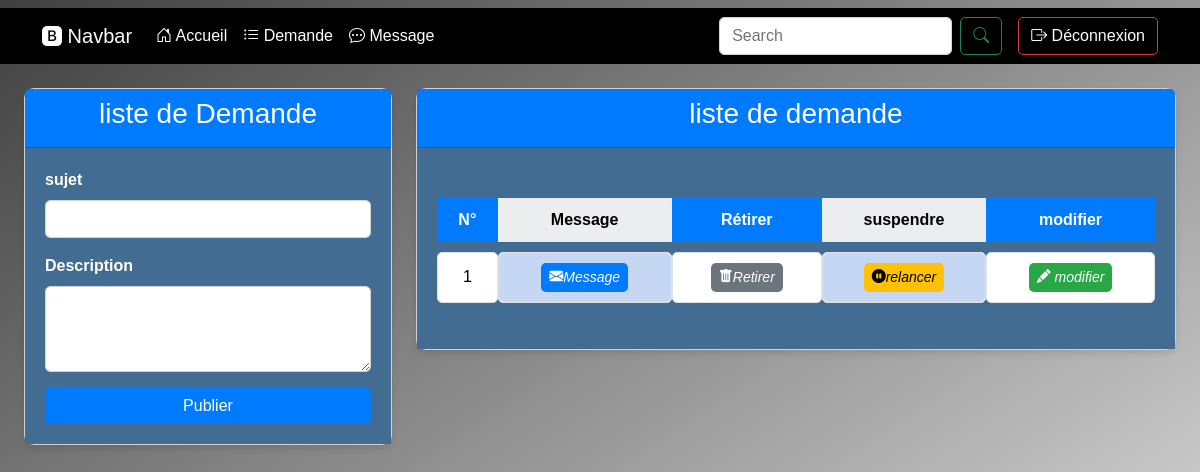
Before: /page/adminClient/demande.php (signed in) with the older database file.
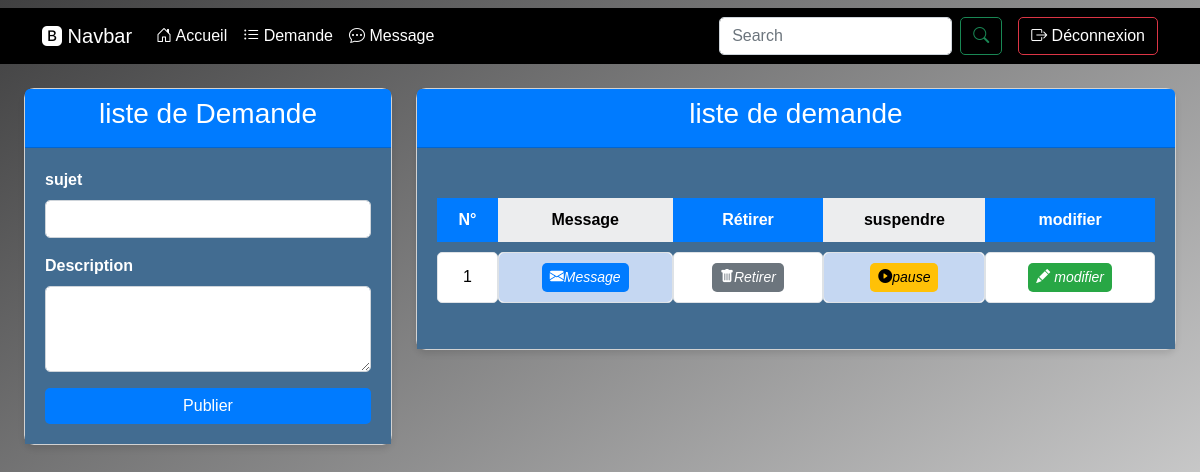
After: the same page with the newer database file.
### tables this page shows
CREATE TABLE `demande` (
  `id_de` int NOT NULL AUTO_INCREMENT,
  `description` text,
  `id_cl` int DEFAULT NULL,
  `sujet` text,
  `suspendu` tinyint(1) DEFAULT NULL,
  PRIMARY KEY (`id_de`),
  KEY `nt` (`id_cl`),
  CONSTRAINT `nt` FOREIGN KEY (`id_cl`) REFERENCES `client` (`id_cl`)
);

### models/class/class_demande.php (called while the page is built, shortened)
<?php
class demande{
    private $con;
    public function __construct($con){
        $this->con=$con;
    }
    public function afficher(){
        $query="select * from demande where id_cl=? order by id_de DESC";
        $stmt=$this->con->prepare($query);
        $stmt->execute(array($_SESSION["patron"]));
        return $stmt;
    }
}
?>

### page/adminClient/demande.php (the view, shortened to what the changed rows need)
<?php
require_once("../../connexion/conn.php");
require_once("../../models/class/class_demande.php");
$db = new connexion();
$conn = $db->getconnexion();
$valeur = new demande($conn);
$requte=new recherche($conn);
if(isset($_POST["query"]) and ! empty($_POST["query"])){
    $requte->set_query(htmlspecialchars($_POST["query"]));
    $val=$requte->demande_client();
    $values=$_POST["query"];
}else{
    $val = $valeur->afficher();
}
?>
<!DOCTYPE html>
<html lang="en">
<head>
    <link rel="stylesheet" href="../../bootstrap.css">
    <link rel="stylesheet" href="../../bootsrap-icons/font/bootstrap-icons.css">
    <link rel="stylesheet" href="../../style/demande.css">
</head>
<body>
    <div class="row p-4">
        <div class="col-lg-8">
            <div class="card">
                <div class="card-body">
                    <div
                        class="table-responsive">
                        <table
                            class="table table-striped-columns table-hover table-borderless table-primary align-middle">
                            <thead class="table-light">
                                <tr>
                                    <th>N°</th>
                                    <th>Message</th>
                                    <th>Rétirer</th>
                                    <th>suspendre</th>
                                    <th>modifier</th>
                                </tr>
                            </thead>
                            <tbody class="table-group-divider">
                            <?php
                                $i = 0;
                                $data = $val->fetchAll(PDO::FETCH_ASSOC);
                                foreach ($data as $contenu) {
                                    $i++;
                                ?>
                                    <tr
                                        class="table-primary">
                                        <td><?= $i ?></td>
                                        <td>
                                            <button
                                                type="button"
                                                class="btn btn-primary btn-sm"
                                                data-bs-toggle="modal"
                                                data-bs-target="#modalId-<?= $i ?>">
                                                <i class="bi bi-envelope-fill">Message</i>
                                            </button>
                                        </td>
                                        <td>
                                            <a href="../../models/controleur/controleur_demande.php?sup=<?= $contenu["id_de"] ?>" class="btn btn-secondary btn-sm"><i class="bi bi-trash-fill">Retirer</i></a>
                                        </td>
                                        <td>
                                            <?php if ($contenu["suspendu"] == 1) { ?>
                                                <a href="../../models/controleur/controleur_demande.php?id_pause=<?= $contenu["id_de"] ?> && susp" class="btn btn-warning btn-sm"><i class="bi bi-pause-circle-fill">relancer</i></a>
                                            <?php } else { ?>
                                                <a href="../../models/controleur/controleur_demande.php?id_pause=<?= $contenu["id_de"] ?> && pause" class="btn btn-warning btn-sm"><i class="bi bi-play-circle-fill">pause</i></a>
                                            <?php } ?>
                                        </td>
                                        <td>
                                            <a
                                                href="?mod=<?= $contenu["id_de"] ?>"
                                                class="btn btn-success btn-sm">
                                                <i class="bi bi-pencil-fill"> modifier</i>
                                            </a>
                                        </td>
                                    </tr>
                                <?php } ?>
                            </tbody>
                        </table>
                    </div>
                </div>
            </div>
        </div>
    </div>
</body>
</html>

Changed rows visible on the page:
changed demande: suspendu "relancer" → "pause"
